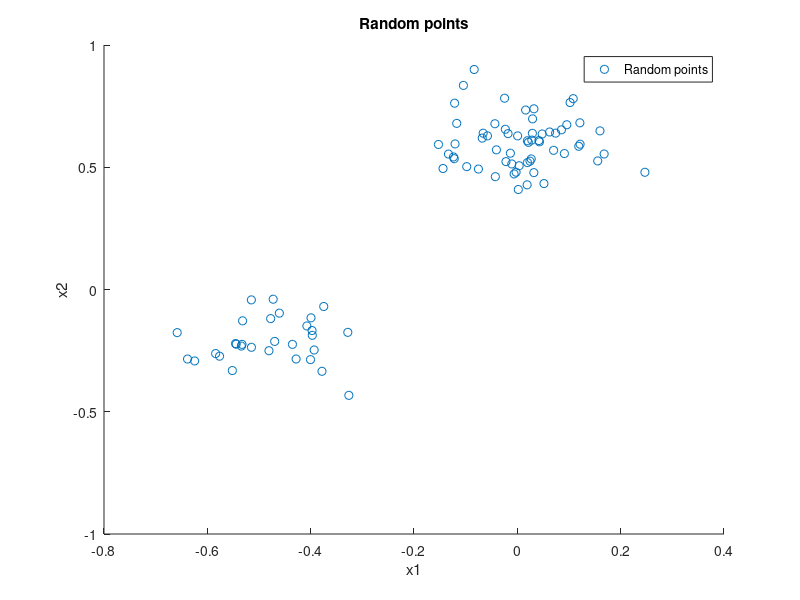

The MATLAB script that drew this image: (Note: this script raises an error after producing the figure.)
clc;
clear all;
close all;

% --- 3.3 Kernel PCA: Toy Data ---

% a) Create toy set
mux_1 = -0.5;
muy_1 = -0.2;

mux_2 = 0;
muy_2 = 0.6;

mux_3 = 0.5;
muy_3 = 0;

sigma = 0.1;

toy_set(1,1:30) = normrnd(mux_1,sigma,1,30);
toy_set(2,1:30) = normrnd(muy_1,sigma,1,30);
toy_set(1,31:60) = normrnd(mux_2,sigma,1,30);
toy_set(2,31:60) = normrnd(muy_2,sigma,1,30);
toy_set(1,61:90) = normrnd(mux_2,sigma,1,30);
toy_set(2,61:90) = normrnd(muy_2,sigma,1,30);

toy_set = transpose(toy_set);
X = toy_set(1:90,1);
Y = toy_set(1:90,2);

% Show toy set
figure(1);
scatter(X,Y);
title('Random points');
legend('Random points');
xlabel('x1');
ylabel('x2');

% b) Kernel PCA with RBF-Kernel
P = 90;

% Calculate kernel matrix
K_norm = zeros(90,90);
for alpha=1:1:90
    for beta=1:1:90
        
        % 1. term
        K_alpha_beta = rbf_kernel(toy_set(alpha,:),toy_set(beta,:),sigma);
        
        % --- not necessary because observations have mean=0 ---
        % 2. term
        %sum = 0;
        %for gamma=1:1:90
        %    sum = sum + rbf_kernel(toy_set(gamma,:),toy_set(beta,:),sigma);
        %end;
        %K_gamma_beta = sum/P;
        
        % 3. term
        %sum = 0;
        %for gamma=1:1:90
        %    sum = sum + rbf_kernel(toy_set(alpha,:),toy_set(gamma,:),sigma);
        %end;
        %K_alpha_gamma = sum/P;
        
        % 4. term
        %sum = 0;
        %for gamma=1:1:90
        %    for delta=1:1:90
        %        sum = sum + rbf_kernel(toy_set(gamma,:),toy_set(delta,:),sigma);
        %    end;
        %end;
        %K_gamma_delta = sum/(P*P);
        
        K_norm(alpha,beta) = K_alpha_beta;% - K_gamma_beta - K_alpha_gamma - K_gamma_delta;
        
    end;
end;

% Calculate coefficients and lambdas
[a_k,lambda_k] = eig(K_norm);

% c) Projection onto the first 8 eigenvectors

% Calculate first 8 eigenvectors
eigenvectors = zeros(8,2);
for k=1:1:8
    sum = [0,0];
    for beta = 1:1:P
        sum(1) = sum(1) + a_k(k,beta)*toy_set(beta,1);
        sum(2) = sum(2) + a_k(k,beta)*toy_set(beta,2);
    end;
    eigenvectors(k,1) = sum(1)/(sqrt( sum(1)*sum(1) + sum(2)*sum(2)));
    eigenvectors(k,2) = sum(2)/(sqrt( sum(1)*sum(1) + sum(2)*sum(2)));
end;

% Draw first 8 eigenvectors
figure(2);
scatter(X,Y);
origin = [-0.4,0.4];
title('Eigenvectors with random points');
xlabel('x1');
ylabel('x2');
hold on;
for k=1:1:8
    hsv = [k/8,1,1];
    rgb = hsv2rgb(hsv);
    x=[origin(1);origin(1)+eigenvectors(k,1)];
    y=[origin(2);origin(2)+eigenvectors(k,2)];
    plot(x,y,'LineWidth',2,'Color',rgb,'LineWidth',2);
end;
hold off;

% Generate test grid field
for i=1:1:25
    c = mod(i-1,5);
    r = floor((i-1)/5);
    test_grid(i,1) = r/5 - 0.8;
    test_grid(i,2) = c/5;
end;

figure(3);
scatter(test_grid(:,1),test_grid(:,2));
hold on;
for k = 1:1:8
    hsv = [k/8,1,1];
    rgb = hsv2rgb(hsv);
    x=[origin(1);origin(1)+eigenvectors(k,1)];
    y=[origin(2);origin(2)+eigenvectors(k,2)];
    plot(x,y,'LineWidth',2,'Color',rgb,'LineWidth',2);
end;
hold off;
title('Test grid with eigenvectors');
legend('grid points');
xlabel('x1');
ylabel('x2');
xlim([-1 0.2]);
ylim([-0.2 1]);

% Project grid field on eigenvectors
for i=1:1:25
    for k=1:1:8
        Projection(i,k) = eigenvectors(k,:)*transpose(test_grid(i,:));
    end;
end;


% Plot contour lines
figure(4);
hold on;
for k = 1:1:8
    hsv = [k/8,1,1];
    rgb = hsv2rgb(hsv);
    plot(Projection(:,k),'Color',rgb,'LineWidth',2);
end;
hold off;
title('Projection values of grid points');
xlabel('Point Nr.');
ylabel('Projection value');
